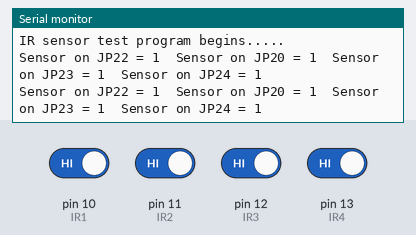
This sketch was run on a simulated Arduino Mega 2560, built with avr-gcc and run on an emulated ATmega2560. Parts: the last lines printed to the serial monitor. Inputs (shaded band) come from the test bench; at power-on: pin 10 (IR1), pin 11 (IR2), pin 12 (IR3), pin 13 (IR4) HIGH.

Above: at 3.2 s.
3.3 s: pin 10 (IR1) driven LOW
At 4.6 s:
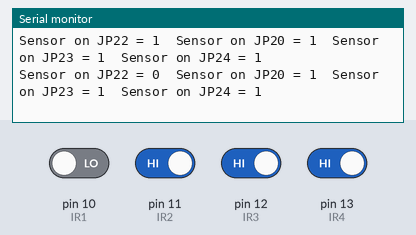
4.8 s: pin 11 (IR2) driven LOW
At 5.9 s:
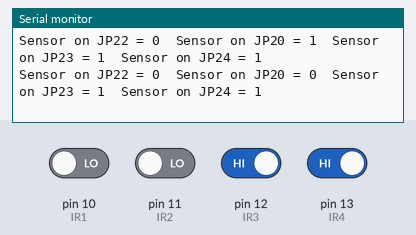
6.3 s: pin 12 (IR3) driven LOW
At 7.6 s:
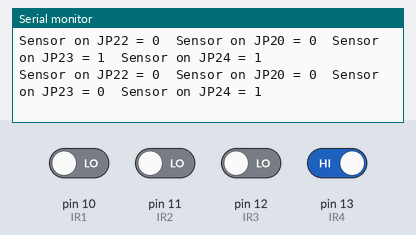
7.8 s: pin 13 (IR4) driven LOW
At 8.9 s:
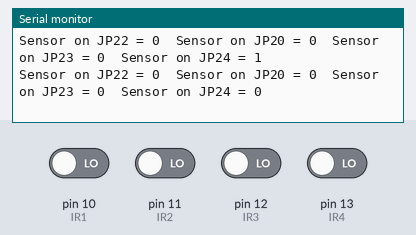
9.3 s: pin 10 (IR1) driven HIGH
At 10.4 s:
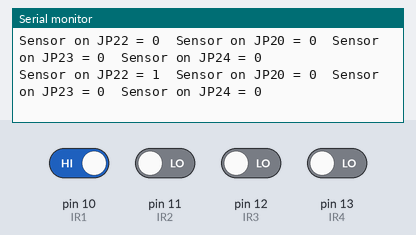
10.8 s: pin 11 (IR2) driven HIGH
At 11.8 s:
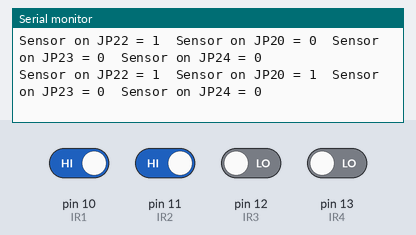

Measured:
- after the input at 3.3 s, the serial monitor: prints a new line after 0.73 s (image 1)
- after the input at 4.8 s, the serial monitor: prints a new line after 0.25 s (image 2)
- after the input at 6.3 s, the serial monitor: prints a new line after 0.78 s (image 3)
- after the input at 7.8 s, the serial monitor: prints a new line after 0.29 s (image 4)
- after the input at 9.3 s, the serial monitor: prints a new line after 0.83 s (image 5)
- after the input at 10.8 s, the serial monitor: prints a new line after 0.34 s (image 6)

The sketch:

Infrared_sensor_array.ino
```cpp
/*
  Motor Control Shield_2_IR

  This sketch uses a special shield designed by embeddedmarket.com / Technido which drives 2 DC motors and can read 4 IR sensors for Line following robot.
  This sketch tests the IR sensors.   The shield connects to 4 sensor boards, each board having an IR emitter (clear LED) and a IR detector or
  phototransistor (dark device). The clear device or IR emitters are powered by 5V and usually show a forward drop of about 1.2V in forward direction.
  The detector or receiver converts IR energy falling on it into current passing through a 1 M ohms resistor. Higher IR energy means more current
  through 1 Mega ohm resistor. If there is no energy, there is no current and voltage across 1 M resistor is cloase to 0V.
  The voltage across resistor detector voltage is compared with a threshold voltage set by potentiometer. If detector voltage exceeds
  threshold (higher IR energy or white h line) then comparator output is logic 0 and
  LED wired on output will become ON. The comparator output is also wired to one Arduino digital pin.


  Circuit:

  D10 - Comparator output due to sensor wired to connector JP22 and pot R11
  D11 - Comparator output due to sensor wired to connector JP20 and pot R7
  D12 - Comparator output due to sensor wired to connector JP23 and pot R9
  D13 - Comparator output due to sensor wired to connector JP24 and pot R12


  Originaly written by P W Dandekar in June 2013, modified on 01 October 2015.

 */


#define  IR1   10
#define  IR2   11
#define  IR3   12
#define  IR4   13

void setup() {
  // set up 4 IR pins as inputs.
  pinMode(IR1, INPUT);
  pinMode(IR2, INPUT);
  pinMode(IR3, INPUT);
  pinMode(IR4, INPUT);

  Serial.begin(9600);//
  Serial.println("IR sensor test program begins.....");// sent starting message to serial monitor.
  delay (2000);// wait for 2 seconds.

}

void loop() {
  int s1,s2,s3,s4;// define vars to hold sensor status ---  0 = more IR energy and LED off , 1 = dark or less IR energy and LED on
  // Read status of all 4 sensors in 4 variables.
  s1 = digitalRead(IR1);
  s2 = digitalRead(IR2);
  s3 = digitalRead(IR3);
  s4 = digitalRead(IR4);
  // Send this data to serial port for viewing...

  // If there is no reflecting surface in front of the sensors then there will be less or no energy falling on detector
  // and the comparator output will be 1 and its LED will be off.
  Serial.print("Sensor on JP22 = ");
  Serial.print(s1);
  Serial.print("  Sensor on JP20 = ");
  Serial.print(s2);
  Serial.print("  Sensor on JP23 = ");
  Serial.print(s3);
  Serial.print("  Sensor on JP24 = ");
  Serial.println(s4);

  // Put a white surface like a paper or visiting card in front of  sensors. This increases sensor current, comparator output becomes 0
  // and the LED becomes ON.

  delay(1000);// wait here for 1 second

}// end of main
```
